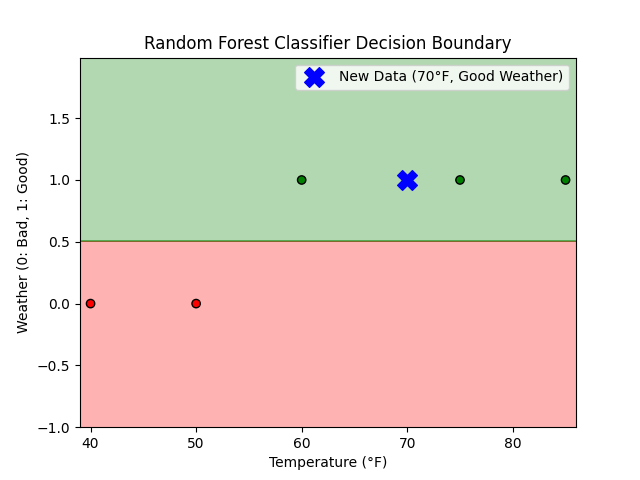

Write Python code to recreate this figure.
from sklearn.ensemble import RandomForestClassifier
import numpy as np

# Training data (Weather, Temperature) -> Play Outside (Yes = 1, No = 0)
X = np.array([[1, 75], [0, 50], [1, 85], [0, 40], [1, 60]])  # Features (Good Weather = 1, Bad Weather = 0)
y = np.array([1, 0, 1, 0, 1])  # Labels (1 = Play, 0 = Stay Inside)

# Train the Random Forest Model (with 10 trees)
model = RandomForestClassifier(n_estimators=10, random_state=42)
model.fit(X, y)

# Predict if a child will play outside on a 70°F day with good weather
new_data = np.array([[1, 70]])
prediction = model.predict(new_data)

print(f"Will the child play outside? {'Yes' if prediction[0] == 1 else 'No'}")

# Plot Decision Boundary
import matplotlib.pyplot as plt
from matplotlib.colors import ListedColormap

x_min, x_max = X[:, 1].min() - 1, X[:, 1].max() + 1
y_min, y_max = X[:, 0].min() - 1, X[:, 0].max() + 1
xx, yy = np.meshgrid(np.arange(x_min, x_max, 0.01), np.arange(y_min, y_max, 0.01))
Z = model.predict(np.c_[yy.ravel(), xx.ravel()])
Z = Z.reshape(xx.shape)

plt.contourf(xx, yy, Z, alpha=0.3, cmap=ListedColormap(('red', 'green')))
plt.scatter(X[:, 1], X[:, 0], c=y, cmap=ListedColormap(('red', 'green')), edgecolors='k')
plt.scatter(70, 1, color='blue', marker='X', s=200, label="New Data (70°F, Good Weather)")
plt.xlabel("Temperature (°F)")
plt.ylabel("Weather (0: Bad, 1: Good)")
plt.legend()
plt.title("Random Forest Classifier Decision Boundary")
plt.savefig("random_forest.png")